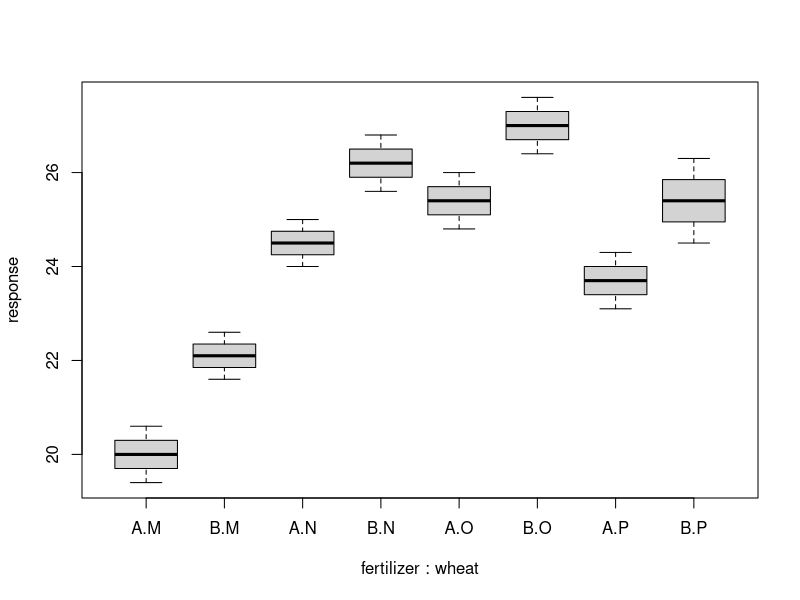
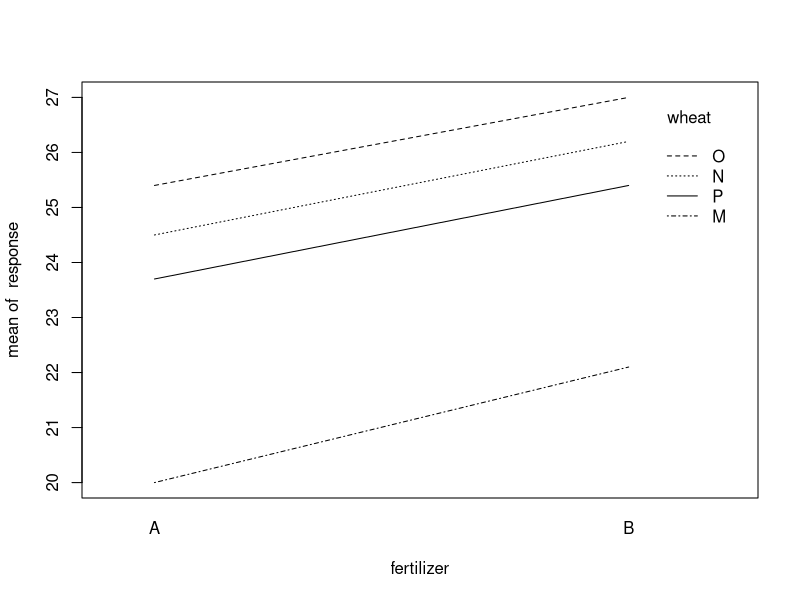
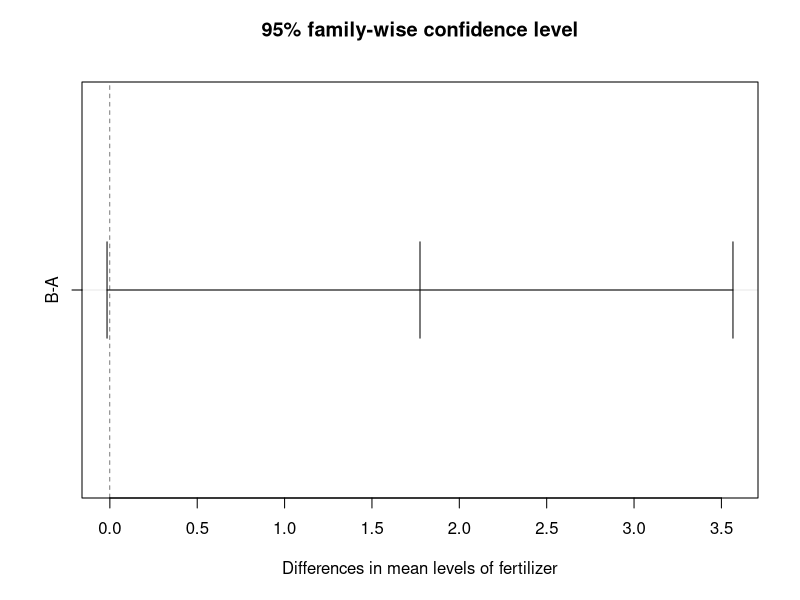
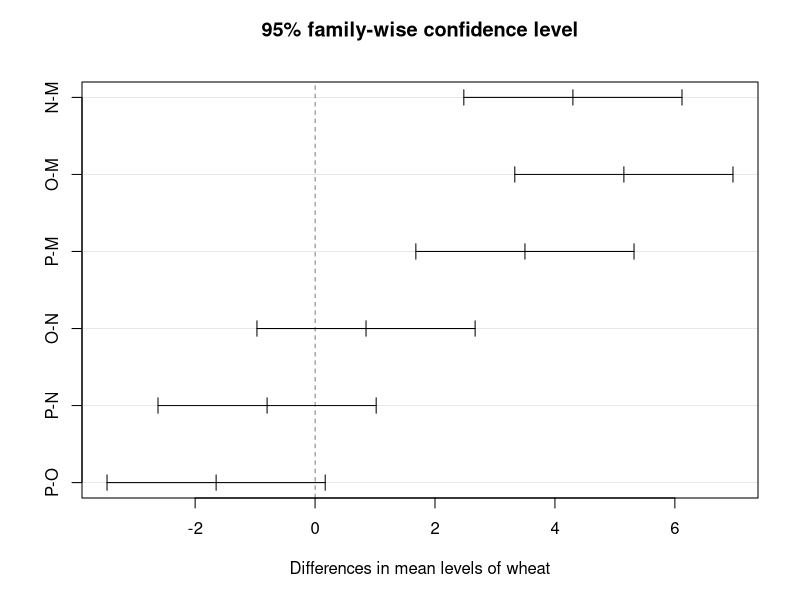

Generate these figures, in order, with R:
## ---- chunk 1
knitr::opts_chunk$set(echo = TRUE)
## ---- chunk 2
response <- c(19.4,20.6,20,25,24.5,24,24.8,26,25.4,23.1,24.3,23.7,22.6,21.6,22.1,25.6,26.8,26.2,27.6,26.4,27,25.4,24.5,26.3)

fertilizer <- c(rep("A",12),rep("B",12))
wheat <- c(rep(c(rep("M",3),rep("N",3),rep("O",3),rep("P",3)),2))
boxplot(response~fertilizer*wheat)
interaction.plot(fertilizer,wheat,response)
## ---- chunk 3
summary(aov(response~fertilizer*wheat))
## ---- chunk 4
summary(aov(response~fertilizer+wheat))
## ---- chunk 5
fit1<-aov(response~fertilizer)
tk1<-TukeyHSD(fit1)
plot(tk1)
tk1
## ---- chunk 6
fit2<-aov(response~wheat)
tk2<-TukeyHSD(fit2)
plot(tk2)
tk2
